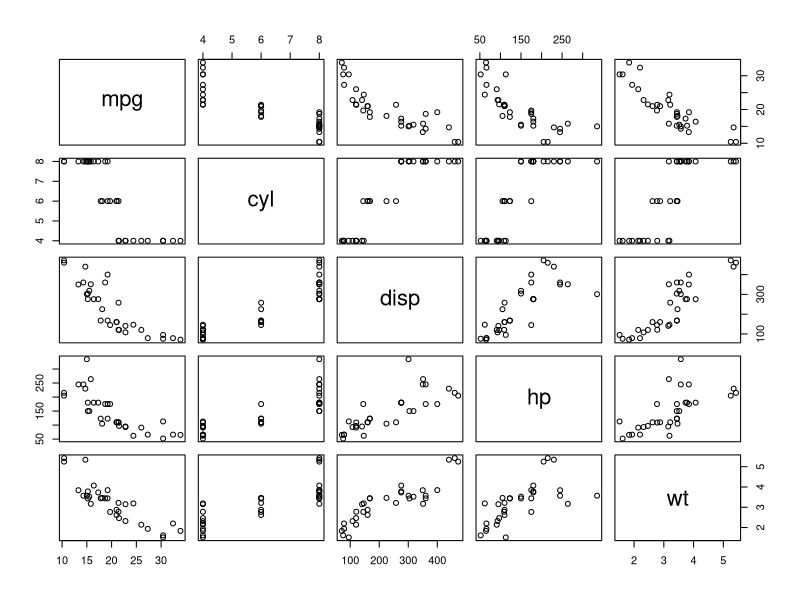
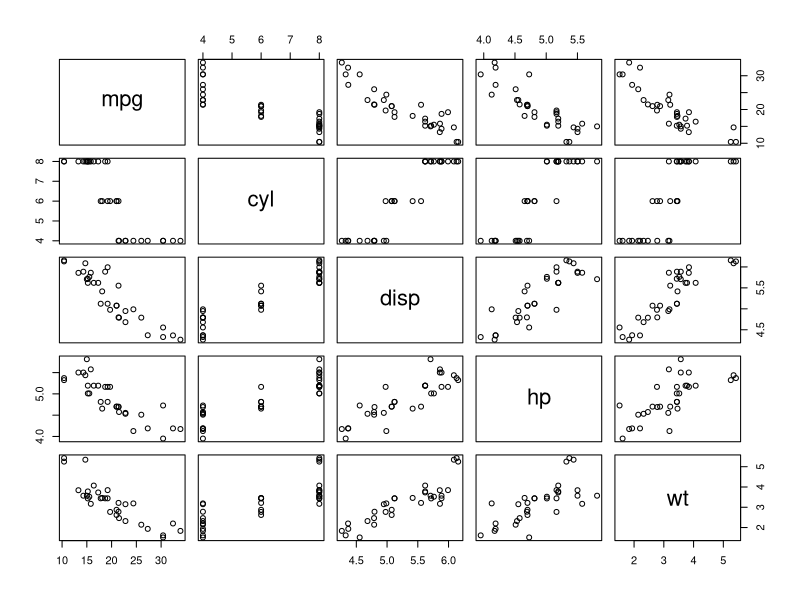
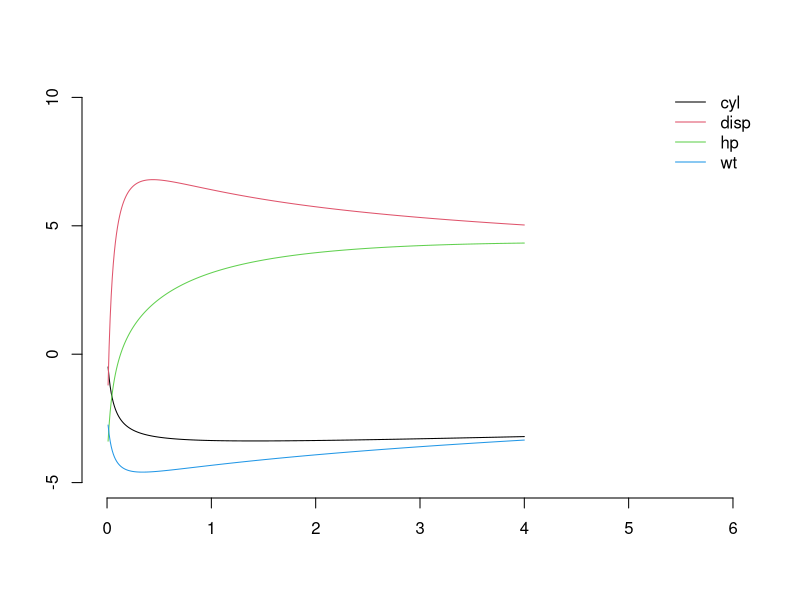
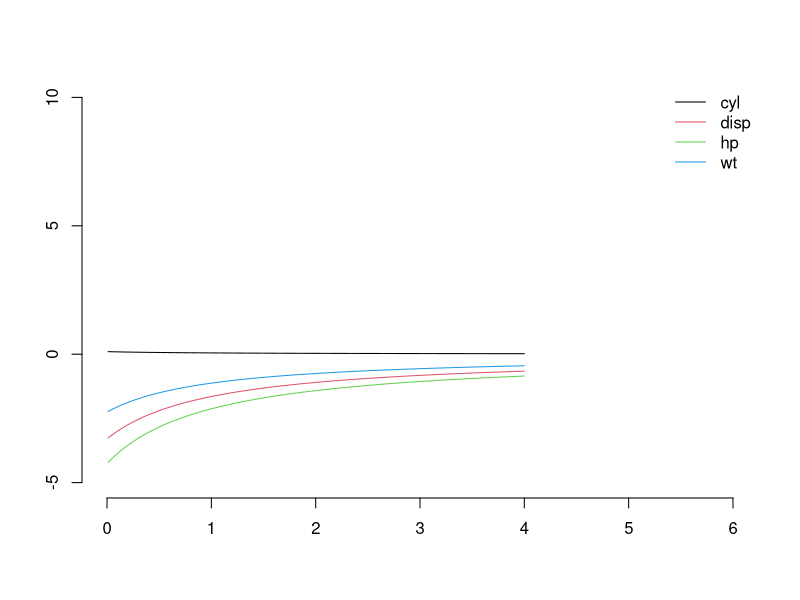
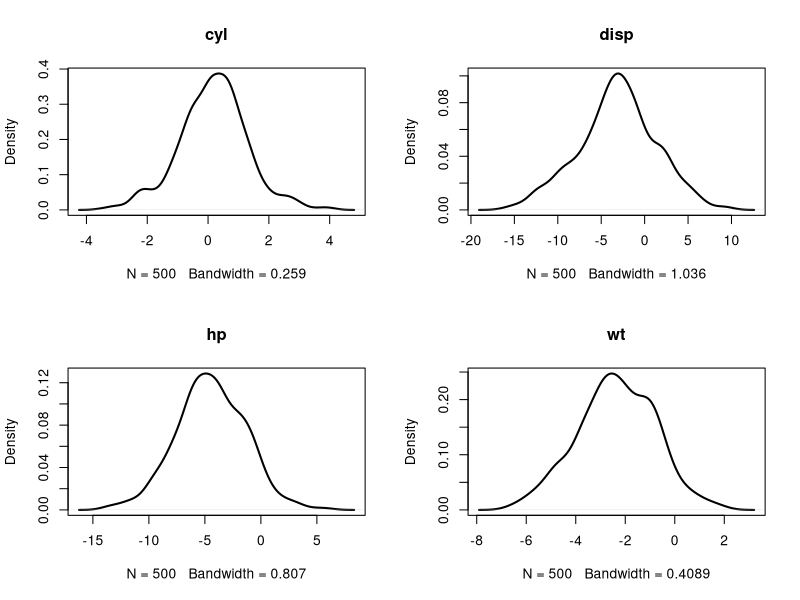

Here is the R script that generated these plots, in order:
## ---- chunk 1
banco  <- mtcars[,c("mpg","cyl", "disp","hp","wt")]
pairs(banco)
## ---- chunk 2
banco2  <- banco
banco2$disp <- log ( banco$disp )
banco2$hp   <- log ( banco$hp )
pairs(banco2)
## ---- chunk 3
X <- as.matrix(cbind(1,banco2[,-1]))
y =  banco2[,1]

beta_til <- function(lambda) solve( diag(lambda,5)+t(X)%*%X)%*%t(X)%*%y

m=6
lambda = seq(.01,4,.01)
resp = NULL
for(l in lambda){
  resp <- rbind(resp, beta_til(l)[,1])
}

plot.new()
plot.window(ylim=c(-5,10), xlim=c(0,m))
lines(lambda, resp[,2],col=1)
lines(lambda, resp[,3],col=2)
lines(lambda, resp[,4],col=3)
lines(lambda, resp[,5],col=4)
axis(1)
axis(2)
legend('topright',names(banco2)[-1],col=1:4,bty='n',lty=1)

## ---- chunk 4
X <- as.matrix(cbind(1,banco2[,-1]))
y =  banco2[,1]

S = solve(t(X)%*%X)
beta_til <- function(lambda) (S%*%t(X)%*%y)/(1+lambda)

m=6
lambda = seq(.01,4,.01)
resp = NULL
for(l in lambda){
  resp <- rbind(resp, beta_til(l)[,1])
}

plot.new()
plot.window(ylim=c(-5,10), xlim=c(0,m))
lines(lambda, resp[,2],col=1)
lines(lambda, resp[,3],col=2)
lines(lambda, resp[,4],col=3)
lines(lambda, resp[,5],col=4)
axis(1)
axis(2)
legend('topright',names(banco2)[-1],col=1:4,bty='n',lty=1)

## ---- chunk 5
require(mvtnorm)
# simulando phi
beta_hat <- S%*%t(X)%*%y
SQR = t((y-X%*%beta_hat))%*%(y-X%*%beta_hat)
s1 = SQR+(t(beta_hat)%*%t(X)%*%X%*%beta_hat)*.01/(1+.01)
n = length(y)
phi = rgamma(500,n/2, .5*(SQR+drop(s1)))

mu = beta_til(.01)
beta = array(NA_real_, c(500,5))
for(i in 1:500)beta[i,] = rmvnorm(1, mu,S/(phi[i]*1.01) )

oo = par(mfrow=c(2,2))
plot(density(beta[,2]), main =names(banco2)[2],lwd=2)
plot(density(beta[,3]), main =names(banco2)[3],lwd=2)
plot(density(beta[,4]), main =names(banco2)[4],lwd=2)
plot(density(beta[,5]), main =names(banco2)[5],lwd=2)
par(oo)

